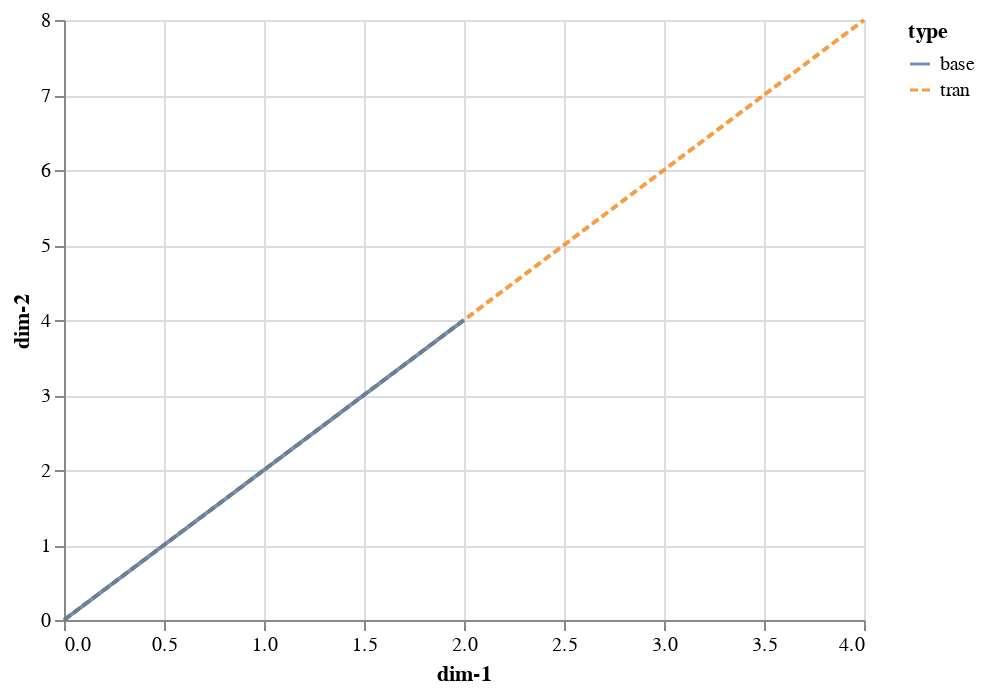

Notebook source saved alongside this figure:
### Markdown cell above
We see that the resulting scaled vector ('tran') is indeed two times the original vector ('base'). Now let's plot. The light blue line solid line represents the original vector, whereas the dashed orange line represents the scaled vector.

### Code cell
chart = alt.Chart(df).mark_line(opacity=0.8).encode(
    x='dim-1',
    y='dim-2',
    color='type',
    strokeDash='type')

chart

### Figure 1 — Vega-Lite specification as saved in the notebook (floating-point values rounded to 4 significant figures)
{"usermeta": {"embedOptions": {"theme": "dark"}}, "config": {"view": {"continuousWidth": 400, "continuousHeight": 300}}, "data": {"name": "data-9f7a3cb65390d8e1f055fe5dbda17177"}, "mark": {"type": "line", "opacity": 0.8}, "encoding": {"color": {"type": "nominal", "field": "type"}, "strokeDash": {"type": "nominal", "field": "type"}, "x": {"type": "quantitative", "field": "dim-1"}, "y": {"type": "quantitative", "field": "dim-2"}}, "$schema": "https://vega.github.io/schema/vega-lite/v4.8.1.json", "datasets": {"data-9f7a3cb65390d8e1f055fe5dbda17177": [{"dim-1": 0.0, "dim-2": 0.0, "type": "tran"}, {"dim-1": 4.0, "dim-2": 8.0, "type": "tran"}, {"dim-1": 0.0, "dim-2": 0.0, "type": "base"}, {"dim-1": 2.0, "dim-2": 4.0, "type": "base"}]}}
